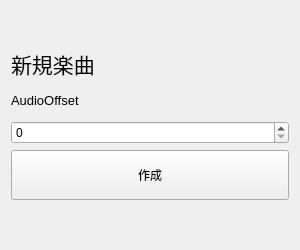
<?xml version="1.0" encoding="UTF-8"?>
<ui version="4.0">
 <class>newScore</class>
 <widget class="QWidget" name="newScore">
  <property name="geometry">
   <rect>
    <x>0</x>
    <y>0</y>
    <width>300</width>
    <height>250</height>
   </rect>
  </property>
  <property name="minimumSize">
   <size>
    <width>300</width>
    <height>250</height>
   </size>
  </property>
  <property name="maximumSize">
   <size>
    <width>300</width>
    <height>250</height>
   </size>
  </property>
  <property name="windowTitle">
   <string>New Score</string>
  </property>
  <property name="windowIcon">
   <iconset resource="main.qrc">
    <normaloff>:/arcaea_main/res/ase-256x256.png</normaloff>
    <normalon>:/arcaea_main/res/ase-256x256.png</normalon>:/arcaea_main/res/ase-256x256.png</iconset>
  </property>
  <layout class="QGridLayout" name="gridLayout">
   <item row="0" column="0">
    <layout class="QVBoxLayout" name="verticalLayout">
     <item>
      <widget class="QLabel" name="label">
       <property name="maximumSize">
        <size>
         <width>16777215</width>
         <height>30</height>
        </size>
       </property>
       <property name="font">
        <font>
         <pointsize>16</pointsize>
        </font>
       </property>
       <property name="text">
        <string>新規楽曲</string>
       </property>
      </widget>
     </item>
     <item>
      <widget class="QLabel" name="label_2">
       <property name="maximumSize">
        <size>
         <width>16777215</width>
         <height>30</height>
        </size>
       </property>
       <property name="font">
        <font>
         <pointsize>10</pointsize>
        </font>
       </property>
       <property name="text">
        <string>AudioOffset</string>
       </property>
      </widget>
     </item>
     <item>
      <widget class="QSpinBox" name="audioOffset"/>
     </item>
     <item>
      <widget class="QPushButton" name="pushButton">
       <property name="maximumSize">
        <size>
         <width>16777215</width>
         <height>50</height>
        </size>
       </property>
       <property name="text">
        <string>作成</string>
       </property>
      </widget>
     </item>
    </layout>
   </item>
  </layout>
 </widget>
 <resources>
  <include location="main.qrc"/>
 </resources>
 <connections>
  <connection>
   <sender>pushButton</sender>
   <signal>clicked()</signal>
   <receiver>newScore</receiver>
   <slot>new_score()</slot>
   <hints>
    <hint type="sourcelabel">
     <x>149</x>
     <y>197</y>
    </hint>
    <hint type="destinationlabel">
     <x>149</x>
     <y>124</y>
    </hint>
   </hints>
  </connection>
 </connections>
 <slots>
  <slot>new_score()</slot>
 </slots>
</ui>
